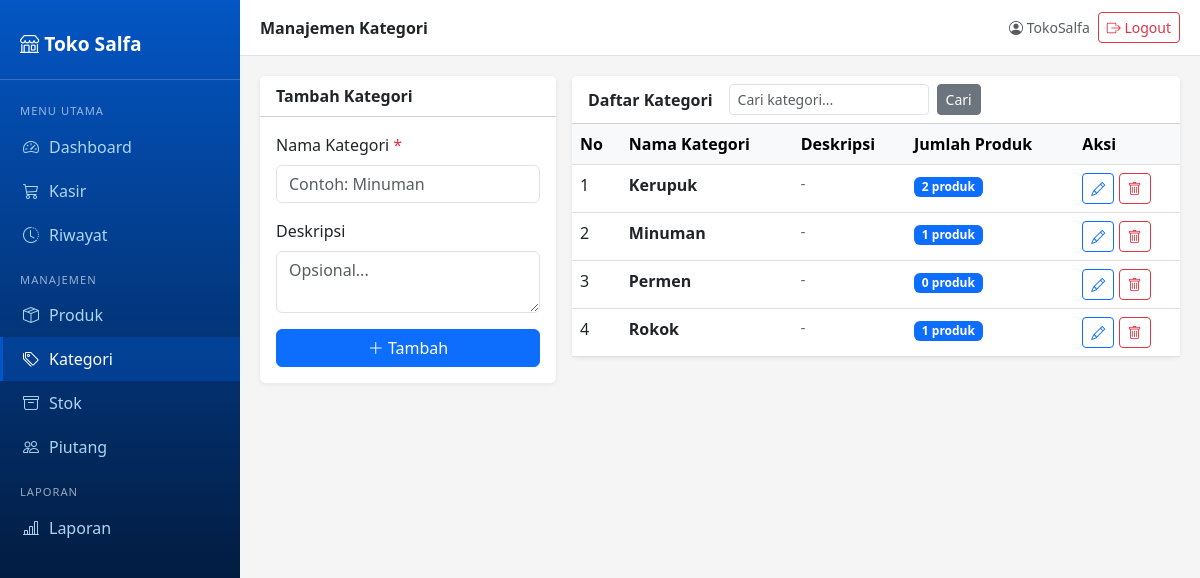
The app's page /produk/kategori/ (signed in) with its own data.
### produk/models.py (models this page shows, shortened)
class Kategori(models.Model):
    nama = models.CharField(max_length=100)
    deskripsi = models.TextField(blank=True)
    class Meta:
        verbose_name_plural = "Kategori"

### produk/views.py (the view)
# urls.py: path('kategori/', views.list_kategori, name='kategori'),
@login_required
def list_kategori(request):
    kategori = Kategori.objects.all().order_by('nama')
    cari = request.GET.get('cari')
    if cari:
        kategori = kategori.filter(nama__icontains=cari)
    return render(request, 'produk/kategori.html', {
        'kategori': kategori,
        'cari': cari,
    })

### templates/produk/kategori.html (shortened to what this page needs)
{% extends 'base.html' %}
{% load format_rupiah %}
{% block page_title %}Manajemen Kategori{% endblock %}
{% block content %}
<div class="row g-3">
  <div class="col-md-4">
    <div class="card">
      <div class="card-header bg-white fw-semibold">Tambah Kategori</div>
      <div class="card-body">
        <form method="post" action="{% url 'produk:tambah_kategori' %}">
          <div class="mb-3">
            <label class="form-label">Nama Kategori <span class="text-danger">*</span></label>
            <input type="text" name="nama" class="form-control" placeholder="Contoh: Minuman" required>
          </div>
          <div class="mb-3">
            <label class="form-label">Deskripsi</label>
            <textarea name="deskripsi" class="form-control" rows="2" placeholder="Opsional..."></textarea>
          </div>
          <button type="submit" class="btn btn-primary w-100">
            <i class="bi bi-plus-lg"></i> Tambah
          </button>
        </form>
      </div>
    </div>
  </div>
  <div class="col-md-8">
    <div class="card">
      <div class="card-header bg-white">
  <form method="get" class="d-flex gap-2 align-items-center">
    <span class="fw-semibold me-2">Daftar Kategori</span>
    <input type="text" name="cari" class="form-control form-control-sm"
          placeholder="Cari kategori..." value="{{ cari|default:'' }}" style="max-width:200px;">
    <button type="submit" class="btn btn-sm btn-secondary">Cari</button>
  </form>
</div>
      <div class="card-body p-0">
        <table class="table table-hover mb-0">
          <thead class="table-light">
            <tr>
              <th>No</th>
              <th>Nama Kategori</th>
              <th>Deskripsi</th>
              <th>Jumlah Produk</th>
              <th>Aksi</th>
            </tr>
          </thead>
          <tbody>
            {% for k in kategori %}
            <tr>
              <td>{{ forloop.counter }}</td>
              <td class="fw-semibold">{{ k.nama }}</td>
              <td class="text-muted small">{{ k.deskripsi|default:"-" }}</td>
              <td>
                <span class="badge bg-primary">{{ k.produk_set.count }} produk</span>
              </td>
              <td>
                <a href="{% url 'produk:edit_kategori' k.pk %}" class="btn btn-sm btn-outline-primary">
                  <i class="bi bi-pencil"></i>
                </a>
                <a href="{% url 'produk:hapus_kategori' k.pk %}"
                   class="btn btn-sm btn-outline-danger"
                   onclick="return confirm('Hapus kategori {{ k.nama }}?')">
                  <i class="bi bi-trash"></i>
                </a>
              </td>
            </tr>
            {% empty %}
            <tr>
              <td colspan="5" class="text-center text-muted py-4">Belum ada kategori</td>
            </tr>
            {% endfor %}
          </tbody>
        </table>
      </div>
    </div>
  </div>
</div>
{% endblock %}

### templates/base.html (shortened to what this page needs)
<!DOCTYPE html>
<html lang="id">
<head>
  <link href="https://cdn.jsdelivr.net/npm/bootstrap@5.3.0/dist/css/bootstrap.min.css" rel="stylesheet">
  <link href="https://cdn.jsdelivr.net/npm/bootstrap-icons@1.11.0/font/bootstrap-icons.css" rel="stylesheet">
</head>
<body>
<div class="sidebar" id="sidebar">
  <div class="brand">
    <i class="bi bi-shop"></i> Toko Salfa
  </div>
  <nav class="mt-2">
    <div class="nav-section">Menu Utama</div>
    <a href="{% url 'dashboard' %}" class="nav-link {% if request.resolver_match.url_name == 'dashboard' %}active{% endif %}">
      <i class="bi bi-speedometer2"></i> Dashboard
    </a>
    <a href="{% url 'kasir:kasir' %}" class="nav-link {% if request.resolver_match.url_name == 'kasir' %}active{% endif %}">
      <i class="bi bi-cart3"></i> Kasir
    </a>
    <a href="{% url 'kasir:riwayat' %}" class="nav-link {% if request.resolver_match.url_name == 'riwayat' or request.resolver_match.url_name == 'detail' or request.resolver_match.url_name == 'batal' %}active{% endif %}">
      <i class="bi bi-clock-history"></i> Riwayat
    </a>
    <div class="nav-section">Manajemen</div>
    <a href="{% url 'produk:list' %}" class="nav-link {% if request.resolver_match.url_name == 'list' and request.resolver_match.namespace == 'produk' %}active{% endif %}">
      <i class="bi bi-box-seam"></i> Produk
    </a>
    <a href="{% url 'produk:kategori' %}" class="nav-link {% if request.resolver_match.url_name == 'kategori' %}active{% endif %}">
      <i class="bi bi-tags"></i> Kategori
    </a>
    <a href="{% url 'stok:list' %}" class="nav-link {% if 'stok' in request.resolver_match.namespace %}active{% endif %}">
      <i class="bi bi-archive"></i> Stok
    </a>
    <a href="{% url 'piutang:list' %}" class="nav-link {% if 'piutang' in request.resolver_match.namespace %}active{% endif %}">
      <i class="bi bi-people"></i> Piutang
    </a>
    <div class="nav-section">Laporan</div>
    <a href="{% url 'laporan:dashboard' %}" class="nav-link {% if 'laporan' in request.resolver_match.namespace %}active{% endif %}">
      <i class="bi bi-bar-chart-line"></i> Laporan
    </a>
  </nav>
</div>
<div class="main-content">
  <div class="topbar">
    <div class="d-flex align-items-center">
      <span class="fw-semibold">{% block page_title %}Dashboard{% endblock %}</span>
    </div>
    <div class="d-flex align-items-center gap-2">
      <span class="text-muted small d-none d-md-inline">
        <i class="bi bi-person-circle"></i> {{ request.user.username }}
      </span>
      <form method="post" action="{% url 'logout' %}" class="d-inline">
        <button type="submit" class="btn btn-sm btn-outline-danger"
                onclick="return confirm('Yakin ingin keluar?')">
          <i class="bi bi-box-arrow-right"></i>
          <span class="d-none d-md-inline">Logout</span>
        </button>
      </form>
    </div>
  </div>
  {% block content %}{% endblock %}
</div>
</body>
</html>

### templates/base.html (style rules this page uses)
body { background-color: #f5f5f5; }
.sidebar { min-height: 100vh; background: linear-gradient(180deg, #0356C5 0%, #02060E 100%); width: 240px; position: fixed; top: 0; left: 0; padding-top: 20px; z-index: 1040; transition: transform 0.3s ease; }
.sidebar .brand { color: white; font-size: 1.2rem; font-weight: bold; padding: 10px 20px 20px; border-bottom: 1px solid rgba(255, 255, 255, 0.2); }
.sidebar .nav-link { color: #aed6f1; padding: 10px 20px; display: flex; align-items: center; gap: 10px; border-left: 3px solid transparent; }
.sidebar .nav-link:hover, .sidebar .nav-link.active { background: rgba(3, 86, 197, 0.4); color: white; border-left: 3px solid #0356C5; }
.sidebar .nav-section { color: rgba(255, 255, 255, 0.6); font-size: 0.7rem; text-transform: uppercase; padding: 15px 20px 5px; letter-spacing: 1px; }
.main-content { margin-left: 240px; padding: 20px; transition: margin-left 0.3s ease; }
.topbar { background: white; padding: 12px 20px; margin: -20px -20px 20px; border-bottom: 1px solid #dee2e6; display: flex; justify-content: space-between; align-items: center; }
.card { border: none; box-shadow: 0 1px 4px rgba(0,0,0,0.08); }

### records on screen
Kategori: nama "Kerupuk", deskripsi "-", produk_set.count "2"
Kategori: nama "Minuman", deskripsi "-", produk_set.count "1"
Kategori: nama "Permen", deskripsi "-", produk_set.count "0"
Kategori: nama "Rokok", deskripsi "-", produk_set.count "1"

### other values on screen
{{ request.user.username }} "TokoSalfa"
